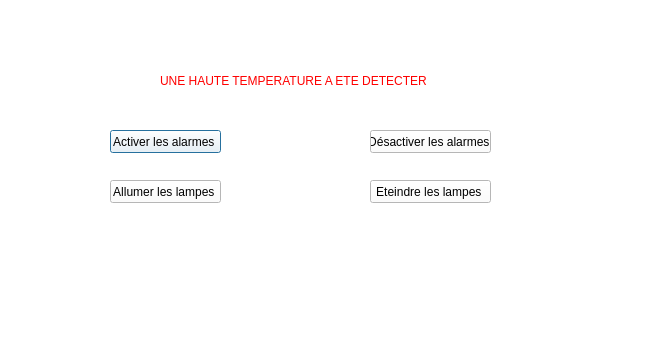
<?xml version="1.0" encoding="UTF-8"?>
<ui version="4.0">
 <class>arduinoo</class>
 <widget class="QDialog" name="arduinoo">
  <property name="geometry">
   <rect>
    <x>0</x>
    <y>0</y>
    <width>669</width>
    <height>340</height>
   </rect>
  </property>
  <property name="windowTitle">
   <string>Dialog</string>
  </property>
  <property name="styleSheet">
   <string notr="true">background-color: rgb(255, 255, 255);</string>
  </property>
  <widget class="QWidget" name="widget" native="true">
   <property name="geometry">
    <rect>
     <x>20</x>
     <y>20</y>
     <width>591</width>
     <height>311</height>
    </rect>
   </property>
   <widget class="QLabel" name="label">
    <property name="geometry">
     <rect>
      <x>140</x>
      <y>40</y>
      <width>321</width>
      <height>41</height>
     </rect>
    </property>
    <property name="styleSheet">
     <string notr="true">color: rgb(255, 0, 0);
font: 75 8pt &quot;System&quot;;</string>
    </property>
    <property name="text">
     <string>UNE HAUTE TEMPERATURE A ETE DETECTER </string>
    </property>
   </widget>
   <widget class="QPushButton" name="pushButton">
    <property name="geometry">
     <rect>
      <x>90</x>
      <y>110</y>
      <width>111</width>
      <height>23</height>
     </rect>
    </property>
    <property name="text">
     <string>Activer les alarmes </string>
    </property>
   </widget>
   <widget class="QPushButton" name="pushButton_2">
    <property name="geometry">
     <rect>
      <x>350</x>
      <y>110</y>
      <width>121</width>
      <height>23</height>
     </rect>
    </property>
    <property name="text">
     <string>Désactiver les alarmes </string>
    </property>
   </widget>
   <widget class="QPushButton" name="pushButton_3">
    <property name="geometry">
     <rect>
      <x>90</x>
      <y>160</y>
      <width>111</width>
      <height>23</height>
     </rect>
    </property>
    <property name="text">
     <string>Allumer les lampes </string>
    </property>
   </widget>
   <widget class="QPushButton" name="pushButton_4">
    <property name="geometry">
     <rect>
      <x>350</x>
      <y>160</y>
      <width>121</width>
      <height>23</height>
     </rect>
    </property>
    <property name="text">
     <string>Eteindre les lampes </string>
    </property>
   </widget>
   <widget class="QLabel" name="label_2">
    <property name="geometry">
     <rect>
      <x>20</x>
      <y>240</y>
      <width>211</width>
      <height>31</height>
     </rect>
    </property>
    <property name="text">
     <string/>
    </property>
   </widget>
   <widget class="QLabel" name="label_3">
    <property name="geometry">
     <rect>
      <x>300</x>
      <y>230</y>
      <width>221</width>
      <height>31</height>
     </rect>
    </property>
    <property name="text">
     <string/>
    </property>
   </widget>
  </widget>
 </widget>
 <resources/>
 <connections/>
</ui>
